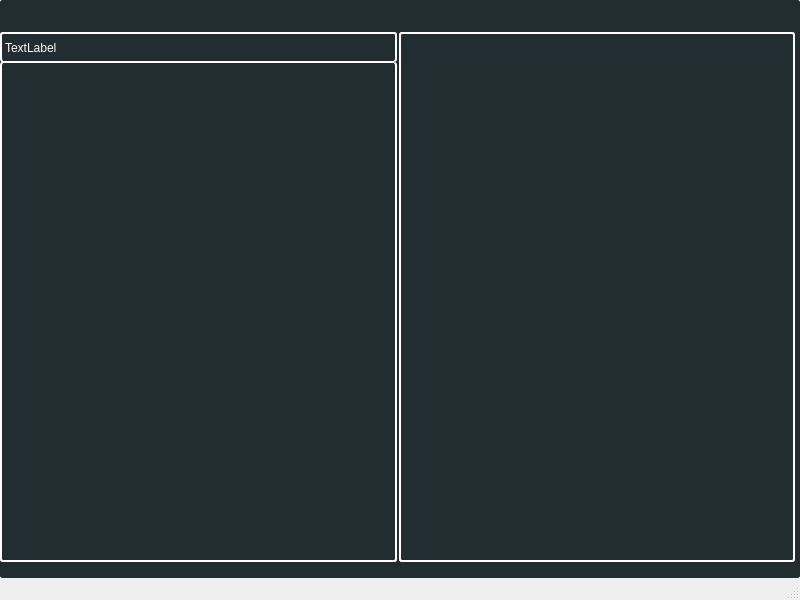
<?xml version="1.0" encoding="UTF-8"?>
<ui version="4.0">
 <class>MainWindow</class>
 <widget class="QMainWindow" name="MainWindow">
  <property name="geometry">
   <rect>
    <x>0</x>
    <y>0</y>
    <width>800</width>
    <height>600</height>
   </rect>
  </property>
  <property name="windowTitle">
   <string>MainWindow</string>
  </property>
  <widget class="QWidget" name="centralwidget">
   <property name="styleSheet">
    <string notr="true">QWidget{
background:rgb(34,45,50);
border-radius: 3px;
color:white;
}</string>
   </property>
   <layout class="QGridLayout" name="mainLayout">
    <property name="leftMargin">
     <number>0</number>
    </property>
    <property name="topMargin">
     <number>0</number>
    </property>
    <property name="rightMargin">
     <number>0</number>
    </property>
    <property name="bottomMargin">
     <number>0</number>
    </property>
    <property name="spacing">
     <number>2</number>
    </property>
    <item row="1" column="0">
     <widget class="QGroupBox" name="groupBox">
      <property name="minimumSize">
       <size>
        <width>0</width>
        <height>0</height>
       </size>
      </property>
      <property name="styleSheet">
       <string notr="true">QTreeView{
border-top: 1px solid white;
border-bottom: 2px solid white;
border-left: 2px solid white;
border-right: 2px solid white;
}
QLabel{
border-top: 2px solid white;
border-bottom: 1px solid white;
border-left: 2px solid white;
border-right: 2px solid white;
}</string>
      </property>
      <property name="title">
       <string/>
      </property>
      <layout class="QGridLayout" name="gridLayout_2">
       <property name="leftMargin">
        <number>0</number>
       </property>
       <property name="topMargin">
        <number>0</number>
       </property>
       <property name="rightMargin">
        <number>0</number>
       </property>
       <property name="bottomMargin">
        <number>0</number>
       </property>
       <property name="spacing">
        <number>0</number>
       </property>
       <item row="1" column="0">
        <widget class="QTreeView" name="treeView"/>
       </item>
       <item row="0" column="0">
        <widget class="QLabel" name="label">
         <property name="minimumSize">
          <size>
           <width>0</width>
           <height>30</height>
          </size>
         </property>
         <property name="maximumSize">
          <size>
           <width>16777215</width>
           <height>30</height>
          </size>
         </property>
         <property name="text">
          <string>TextLabel</string>
         </property>
        </widget>
       </item>
      </layout>
     </widget>
    </item>
    <item row="1" column="1">
     <widget class="QGroupBox" name="groupBox_2">
      <property name="styleSheet">
       <string notr="true">QWidget{
background:rgb(34,45,50);
border-radius: 3px;
color:white;
}
QTextEdit{
border:2px solid white;
}</string>
      </property>
      <property name="title">
       <string/>
      </property>
      <layout class="QGridLayout" name="gridLayout">
       <property name="leftMargin">
        <number>0</number>
       </property>
       <property name="topMargin">
        <number>0</number>
       </property>
       <property name="rightMargin">
        <number>0</number>
       </property>
       <property name="bottomMargin">
        <number>0</number>
       </property>
       <property name="spacing">
        <number>0</number>
       </property>
       <item row="0" column="0">
        <widget class="QTextEdit" name="textEdit">
         <property name="acceptRichText">
          <bool>false</bool>
         </property>
        </widget>
       </item>
      </layout>
     </widget>
    </item>
    <item row="1" column="2">
     <widget class="QGroupBox" name="groupBox_3">
      <property name="title">
       <string/>
      </property>
     </widget>
    </item>
    <item row="2" column="0" colspan="3">
     <widget class="QGroupBox" name="groupBox_4">
      <property name="title">
       <string/>
      </property>
     </widget>
    </item>
    <item row="0" column="0" colspan="3">
     <widget class="QGroupBox" name="groupBox_5">
      <property name="minimumSize">
       <size>
        <width>0</width>
        <height>30</height>
       </size>
      </property>
      <property name="maximumSize">
       <size>
        <width>16777215</width>
        <height>30</height>
       </size>
      </property>
      <property name="title">
       <string/>
      </property>
     </widget>
    </item>
   </layout>
  </widget>
  <widget class="QMenuBar" name="menubar">
   <property name="geometry">
    <rect>
     <x>0</x>
     <y>0</y>
     <width>800</width>
     <height>30</height>
    </rect>
   </property>
  </widget>
  <widget class="QStatusBar" name="statusbar"/>
 </widget>
 <resources/>
 <connections/>
</ui>
